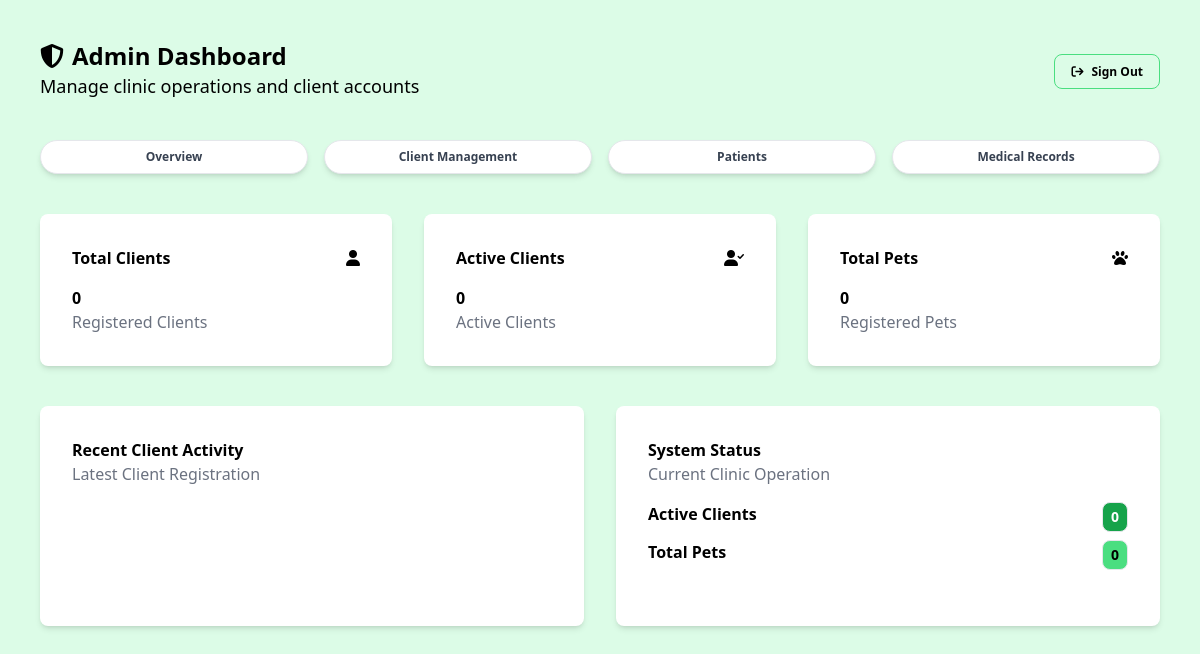
The page /admin/admin-dashboard.php (signed in) on the database as committed earlier.
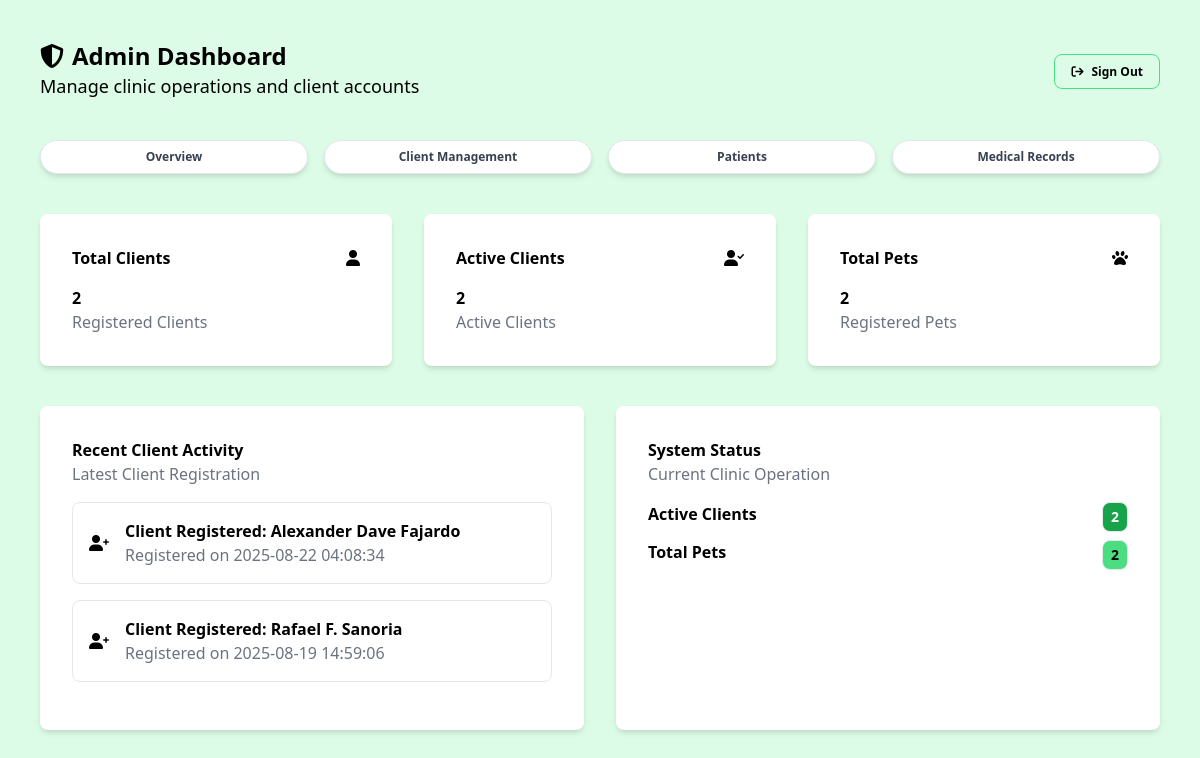
The same page on the database as committed later.
### tables this page shows
CREATE TABLE `owners` (
  `id` bigint(20) NOT NULL,
  `user_id` bigint(20) DEFAULT NULL,
  `name` text NOT NULL,
  `email` text DEFAULT NULL,
  `phone` varchar(32) DEFAULT NULL,
  `emergency` bigint(20) DEFAULT NULL,
  `address` longtext NOT NULL,
  `created_at` timestamp NOT NULL DEFAULT current_timestamp() ON UPDATE current_timestamp(),
  `status` enum('active','inactive') NOT NULL DEFAULT 'active'
);

### helpers/fetch.php (called while the page is built, shortened)
<?php
function fetchAllData(PDO $pdo, string $query, array $params = []): array
{
    $stmt = $pdo->prepare($query);
    $stmt->execute($params);
    return $stmt->fetchAll(PDO::FETCH_ASSOC);
}

### admin/admin-dashboard.php (the view, shortened to what this page needs)
<?php
include_once '../config/config.php';
require_once '../helpers/fetch.php';
$petOwners = fetchAllData($pdo, "SELECT * FROM users WHERE access_type = 'owner'");
$allPetOwners = fetchAllData($pdo, "SELECT * FROM owners ORDER BY created_at DESC LIMIT 3");
$activePetOwners = fetchAllData($pdo, "SELECT * FROM owners WHERE status = 1");
$totalPets = fetchAllData($pdo, "SELECT * FROM pets");
?>
<!DOCTYPE html>
<html lang="en">
<head>
    <script src="https://cdn.tailwindcss.com"></script>
    <link rel="stylesheet" href="https://cdnjs.cloudflare.com/ajax/libs/font-awesome/6.0.0-beta3/css/all.min.css">
</head>
<body class="bg-green-100 w-full h-screen overflow-y-auto">
    <?php
    include_once '../includes/admin-header.php';
    ?>
    <main class="pb-10">
        <section class="p-10 flex flex-col md:flex-row gap-8 w-full">
            <div class="bg-white rounded-lg shadow-md p-8 flex-1">
                <div class="w-full flex items-center justify-between mb-4">
                    <h3 class="font-semibold">Total Clients</h3>
                    <i class="fa-solid fa-user"></i>
                </div>
                <h4 class="font-semibold"><?php echo count($petOwners); ?></h4>
                <h4 class="text-gray-500">Registered Clients</h4>
            </div>
            <div class="bg-white rounded-lg shadow-md p-8 flex-1">
                <div class="w-full flex items-center justify-between mb-4">
                    <h3 class="font-semibold">Active Clients</h3>
                    <i class="fa-solid fa-user-check"></i>
                </div>
                <h4 class="font-semibold"><?php echo count($activePetOwners); ?></h4>
                <h4 class="text-gray-500">Active Clients</h4>
            </div>
            <div class="bg-white rounded-lg shadow-md p-8 flex-1">
                <div class="w-full flex items-center justify-between mb-4">
                    <h3 class="font-semibold">Total Pets</h3>
                    <i class="fa-solid fa-paw"></i>
                </div>
                <h4 class="font-semibold"><?php echo count($totalPets); ?></h4>
                <h4 class="text-gray-500">Registered Pets</h4>
            </div>
        </section>
        <section class="px-10 flex flex-col md:flex-row gap-8 w-full mb-6">
            <div class="bg-white rounded-lg shadow-md p-8 flex-1">
                <div class="mb-4">
                    <h3 class="font-semibold">Recent Client Activity</h3>
                    <h4 class="text-gray-500">Latest Client Registration</h4>
                </div>
                <?php
                foreach ($allPetOwners as $owner) {
                    echo '<div class="flex items-center border rounded-lg p-4 mb-4">';
                    echo '<i class="fa-solid fa-user-plus mr-4"></i>';
                    echo '<div>';
                    echo '<h4 class="font-semibold">Client Registered: ' . htmlspecialchars($owner['name']) . '</h4>';
                    echo '<h4 class="text-gray-500">Registered on ' . htmlspecialchars($owner['created_at']) . '</h4>';
                    echo '</div>';
                    echo '</div>';
                }
                ?>
            </div>
            <div class="bg-white rounded-lg shadow-md p-8 flex-1">
                <div class="mb-4">
                    <h4 class="font-semibold">System Status</h4>
                    <h4 class="text-gray-500">Current Clinic Operation</h4>
                </div>
                <div class="flex justify-between flex-col mb-4">
                    <div class="flex justify-between w-full mb-2">
                        <h4 class="font-semibold">Active Clients</h4>
                        <p class="py-1 px-2 text-sm font-semibold text-white border bg-green-600 rounded-lg"><?php echo count($activePetOwners); ?></p>
                    </div>
                    <div class="flex justify-between w-full mb-2">
                        <h4 class="font-semibold">Total Pets</h4>
                        <p class="py-1 px-2 text-sm font-semibold text-black border bg-green-400 rounded-lg"><?php echo count($totalPets); ?></p>
                    </div>
                </div>
            </div>
        </section>
    </main>
</body>
</html>

Rows that differ between the two databases and show on the page:
added owners: name "Alexander Dave Fajardo", created_at "2025-08-22 04:08:34"
added owners: name "Rafael F. Sanoria", created_at "2025-08-19 14:59:06"
Other text that changed with them:
count($petOwners): "0" → "2"
count($activePetOwners): "0" → "2"
count($totalPets): "0" → "2"
